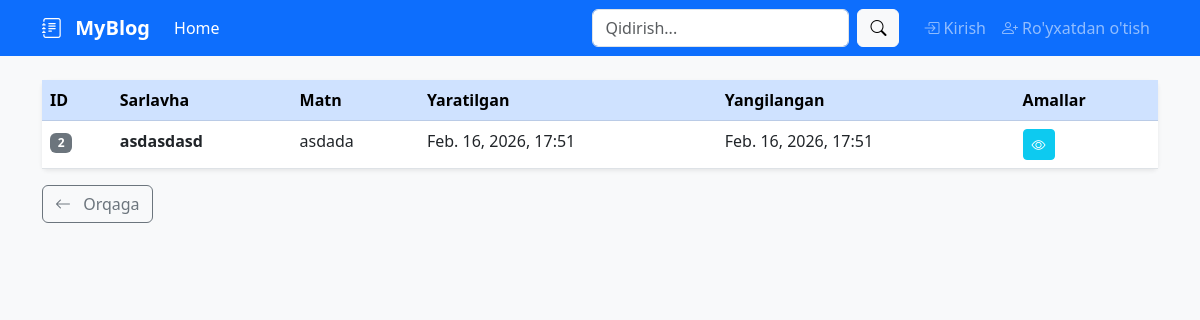
The page /posts/ on the database as committed earlier.
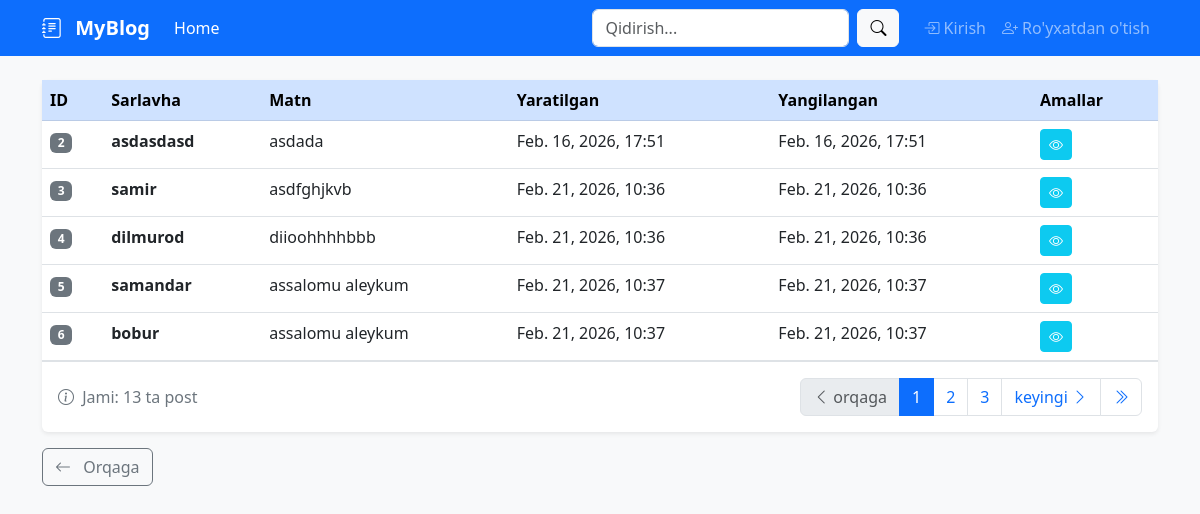
The same page on the database as committed later.
### posts/models.py (models this page shows, shortened)
class Post(models.Model):
    title = models.CharField(max_length=200)
    content = models.TextField()
    created_at = models.DateTimeField(auto_now_add=True)
    updated_at = models.DateTimeField(auto_now=True)
    is_deleted = models.BooleanField(default=False)
    objects = ActivePostManager()
    all_objects = models.Manager()

### posts/views.py (the view)
# urls.py: path('', views.post_list, name='post_list'),
def post_list(request):
    posts_list = Post.objects.all()
    search_query = request.GET.get('q', '')
    if search_query:
        posts_list = posts_list.filter(
            Q(title__icontains=search_query) |
            Q(content__icontains=search_query)
        )
    paginator = Paginator(posts_list, 5)
    page_number = request.GET.get('page', 1)
    posts = paginator.get_page(page_number)
    context = {
        'posts': posts,
        'search_query': search_query,
    }
    return render(request, 'posts/post_list.html', {'posts': posts, 'search_query': search_query})

### notifications/context_processors.py (called while the page is built)
def notifications(request):
    if request.user.is_authenticated:
        return {
            'notifications': Notification.objects.filter(user=request.user)[:5],
            'notif_count': Notification.objects.filter(user=request.user, is_read=False).count(),
        }
    return {'notifications': [], 'notif_count': 0}

### posts/models.py (called while the page is built)
    def get_queryset(self):
        return super().get_queryset().filter(is_deleted=False)

### posts/templates/posts/post_list.html (shortened to what the changed rows need)
<!DOCTYPE html>
<html lang="uz">
<head>
    <link href="https://cdn.jsdelivr.net/npm/bootstrap@5.3.0/dist/css/bootstrap.min.css" rel="stylesheet">
    <link rel="stylesheet" href="https://cdn.jsdelivr.net/npm/bootstrap-icons@1.11.0/font/bootstrap-icons.css">
</head>
<body class="bg-light">
<div class="container">
    <div class="card shadow-sm border-0">
        <div class="card-body p-0">
            <div class="table-responsive">
                <table class="table table-hover mb-0">
                    <thead class="table-primary">
                    <tr>
                        <th>ID</th>
                        <th>Sarlavha</th>
                        <th>Matn</th>
                        <th>Yaratilgan</th>
                        <th>Yangilangan</th>
                        <th>Amallar</th>
                    </tr>
                    </thead>
                    <tbody>
                    {% for post in posts %}
                    <tr>
                        <td><span class="badge bg-secondary">{{ post.id }}</span></td>
                        <td class="fw-bold">{{ post.title }}</td>
                        <td>{{ post.content|truncatechars:50 }}</td>
                        <td>{{ post.created_at|date:"M. d, Y, H:i" }}</td>
                        <td>{{ post.updated_at|date:"M. d, Y, H:i" }}</td>
                        <td>
                            <div class="btn-group btn-group-sm">
                                <a href="{% url 'post_detail' post.id %}" class="btn btn-info text-white"
                                   title="Ko'rish">
                                    <i class="bi bi-eye"></i>
                                </a>
                            </div>
                        </td>
                    </tr>
                    {% endfor %}
                    </tbody>
                </table>
            </div>
            {% if posts.has_other_pages %}
            <div class="d-flex justify-content-between align-items-center p-3 border-top">
                <div class="text-secondary">
                    <i class="bi bi-info-circle me-1"></i>
                    Jami: {{ posts.paginator.count }} ta post
                </div>
                <nav aria-label="Page navigation">
                    <ul class="pagination mb-0">
                        {% if posts.has_previous %}
                        <li class="page-item">
                            <a class="page-link" href="?page=1{% if search_query %}&q={{ search_query }}{% endif %}"
                               aria-label="First">
                                <i class="bi bi-chevron-double-left"></i>
                            </a>
                        </li>
                        <li class="page-item">
                            <a class="page-link"
                               href="?page={{ posts.previous_page_number }}{% if search_query %}&q={{ search_query }}{% endif %}"
                               aria-label="Previous">
                                <i class="bi bi-chevron-left"></i> orqaga
                            </a>
                        </li>
                        {% else %}
                        <li class="page-item disabled">
                            <span class="page-link"><i class="bi bi-chevron-left"></i> orqaga</span>
                        </li>
                        {% endif %}
                        {% for num in posts.paginator.page_range %}
                        {% if posts.number == num %}
                        <li class="page-item active">
                            <span class="page-link">{{ num }}</span>
                        </li>
                        {% elif num > posts.number|add:'-3' and num < posts.number|add:'3' %}
                        <li class="page-item">
                            <a class="page-link"
                               href="?page={{ num }}{% if search_query %}&q={{ search_query }}{% endif %}">{{ num }}</a>
                        </li>
                        {% endif %}
                        {% endfor %}
                        {% if posts.has_next %}
                        <li class="page-item">
                            <a class="page-link"
                               href="?page={{ posts.next_page_number }}{% if search_query %}&q={{ search_query }}{% endif %}"
                               aria-label="Next">
                                keyingi <i class="bi bi-chevron-right"></i>
                            </a>
                        </li>
                        <li class="page-item">
                            <a class="page-link"
                               href="?page={{ posts.paginator.num_pages }}{% if search_query %}&q={{ search_query }}{% endif %}"
                               aria-label="Last">
                                <i class="bi bi-chevron-double-right"></i>
                            </a>
                        </li>
                        {% else %}
                        <li class="page-item disabled">
                            <span class="page-link">keyingi <i class="bi bi-chevron-right"></i></span>
                        </li>
                        {% endif %}
                    </ul>
                </nav>
            </div>
            {% endif %}
        </div>
    </div>
</div>
</body>
</html>

Rows that differ between the two databases and show on the page:
added Post: id "3", title "samir", content "asdfghjkvb", created_at "Feb. 21, 2026, 10:36", updated_at "Feb. 21, 2026, 10:36"
added Post: id "4", title "dilmurod", content "diioohhhhbbb", created_at "Feb. 21, 2026, 10:36", updated_at "Feb. 21, 2026, 10:36"
added Post: id "5", title "samandar", content "assalomu aleykum", created_at "Feb. 21, 2026, 10:37", updated_at "Feb. 21, 2026, 10:37"
added Post: id "6", title "bobur", content "assalomu aleykum", created_at "Feb. 21, 2026, 10:37", updated_at "Feb. 21, 2026, 10:37"
Other text that changed with them:
{{ posts.paginator.count }}: (not shown) → "13"
text now shown: "Jami: ta post orqaga keyingi"
new list line: "1"
new list line: "2"
new list line: "3"
